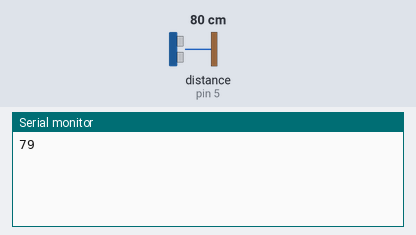
Bench run of a sketch on a simulated Arduino Uno, built with avr-gcc and run on an emulated ATmega328P. Parts: the last lines printed to the serial monitor. Wiring (inferred from the names in the program): ultrasonic range finder: trigger pin 15; echo pin 5. The inputs (shaded band) are chosen by the test bench; at power-on: distance to the obstacle (sensor on pin 5) 80 cm. The echo pulse lasts 58.3 µs per cm.

Above: at 3.2 s.
3.3 s: distance to the obstacle (sensor on pin 5) set to 2 cm
At 6.0 s:
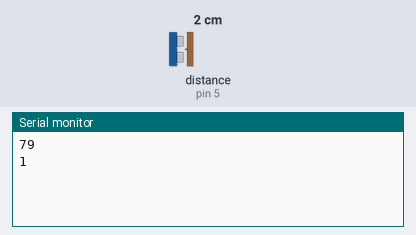
7.1 s: distance to the obstacle (sensor on pin 5) set to 4 cm
At 8.3 s:
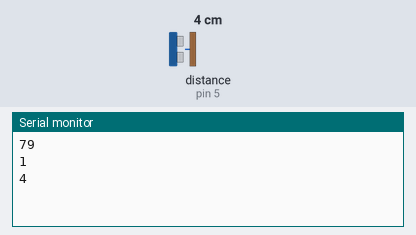
Timing chart, 0 to 10.1 s (numbered marks = the images above; inputs shaded):
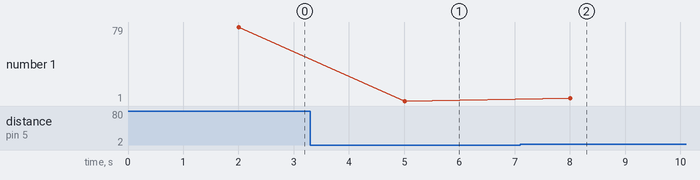

The sketch:

UltrasonicSensor.ino
```cpp
#define trigPin 15
#define echoPin 5
long jarak;

void setup() {
  // put your setup code here, to run once:
  Serial.begin(115200);
  delay(2000);
  pinMode(trigPin, OUTPUT);
  pinMode(echoPin, INPUT);
}

void loop() {
  // put your main code here, to run repeatedly:
   jarak = cek_jarak(trigPin, echoPin);
   Serial.println(jarak);
   delay(3000);
}

long cek_jarak(int out, int in){
  long duration, distance;
  digitalWrite(out, LOW);
  delayMicroseconds(2);
  digitalWrite(out, HIGH);
  delayMicroseconds(10);
  digitalWrite(out, LOW);
  duration = pulseIn(in, HIGH);
  distance = (duration/2) / 29.1;
  return distance;

}
```

Measured:
- after the input at 3.3 s, the serial monitor: prints a new line after 1.7 s (image 1)
- after the input at 7.1 s, the serial monitor: prints a new line after 0.91 s (image 2)
- plotted number 1: 79 → 1 after the input at 3.3 s, 1 → 4 after the input at 7.1 s
